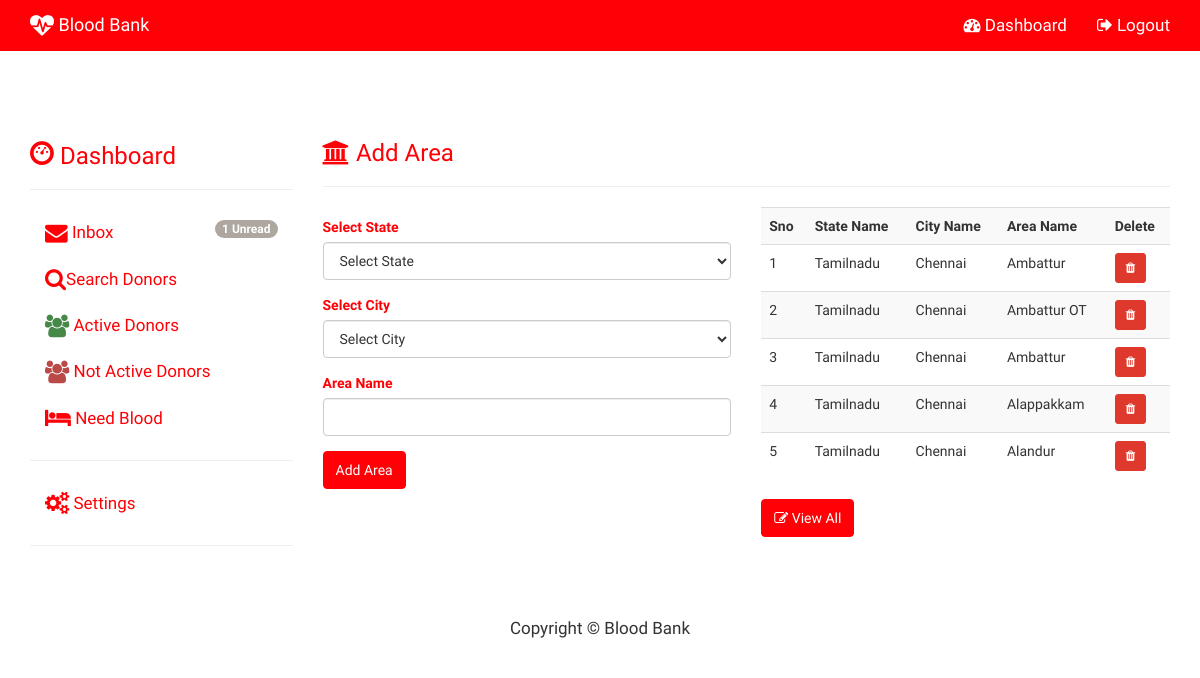
/Blood_Bank/admin_area.php (signed in), run on the app's committed database.
### tables this page shows
CREATE TABLE IF NOT EXISTS `area` (
  `AREA_ID` int(11) NOT NULL AUTO_INCREMENT,
  `CITY_ID` int(11) NOT NULL,
  `STATE_ID` int(11) NOT NULL,
  `AREA_NAME` varchar(150) NOT NULL,
  PRIMARY KEY (`AREA_ID`)
);

CREATE TABLE IF NOT EXISTS `state` (
  `STATE_ID` int(11) NOT NULL AUTO_INCREMENT,
  `STATE_NAME` varchar(150) NOT NULL,
  `COUNTRY_ID` int(11) NOT NULL,
  PRIMARY KEY (`STATE_ID`)
);

CREATE TABLE IF NOT EXISTS `city` (
  `CITY_ID` int(11) NOT NULL AUTO_INCREMENT,
  `STATE_ID` int(11) NOT NULL,
  `CITY_NAME` varchar(150) NOT NULL,
  PRIMARY KEY (`CITY_ID`)
);

### Blood_Bank/admin_area.php (the view, shortened to what this page needs)
<?php
include("config.php");
?>
<!DOCTYPE html>
<html lang="en">
	<head>
			<?php include("admin_head.php");?>
	</head>
	<body>
<?php include("admin_topnav.php"); ?>
<div class="container"  style='margin-top:70px' >
	<div class="row">
		<div class="col-sm-3">
			<?php include("admin_side_nav.php");?>
		</div>
		<div class="col-sm-9" >
			<h3 class='text-primary'><i class="fa fa-bank"></i> Add Area </h3><hr>
			<div class="row">
				<div class="col-md-6">
					<form role="form" action="admin_area.php" method="post">
					<div class="form-group text-primary">
							<label for="STATE">Select State</label>
							<select name="statename" id="STATE" required class="form-control">
								<option value="">Select State</option>
							</select>
						</div>
						<div class="form-group text-primary">
    					<label for="CITY">Select City</label>
    						<select name="CITY" id="CITY" required class="form-control">
        					<option value="">Select City</option>
    						</select>
						</div>
						  <div class="form-group text-primary">
							<label for="area">Area Name</label>
							<input id="area" required type="text" class="form-control" name="areaname">
						</div>
						<div class="form-group">
							<input type="submit" class="btn btn-primary" name='area_submit' value="Add Area">
						</div>
					</form>
				</div>
				<div class="col-md-6">
					<?php
						$sql="
Select state.STATE_NAME, city.CITY_NAME, area.AREA_NAME, area.AREA_ID
From area Inner Join
state On area.STATE_ID = state.STATE_ID Inner Join
city On area.CITY_ID = city.CITY_ID
ORDER BY AREA_ID desc LIMIT 0,5";
						$result=$con->query($sql);
						if($result->num_rows>0)
						{
								echo "<table class='table table-striped' >";
									echo "<tr>
											<th>Sno</th>
											<th>State Name</th>
											<th>City Name</th>
											<th>Area Name</th>
											<th>Delete</th>
										</tr>";
										$i=0;
										while($row=$result->fetch_assoc())
										{
											$i++;
											echo"<tr>";
												echo "<td>$i</td>";
												echo "<td>".$row["STATE_NAME"]."</td>";
												echo "<td>".$row["CITY_NAME"]."</td>";
												echo "<td>".$row["AREA_NAME"]."</td>";
												echo "<td><a href='admin_del_area.php?id=".$row["AREA_ID"]."' class='btn btn-danger btn-sm'><i class='fa fa-trash'></i></a></td>";
											echo"</tr>";
										}
								echo "</table>";
						}
					?>
					<a href='admin_view_area.php' class='btn btn-primary'><i class='fa fa-edit'></i> View All</a>
				</div>
			</div>
		</div>
	</div>
</div>
	 <?php include("admin_footer.php"); ?>
	</body>
</html>

### Blood_Bank/admin_head.php (shortened to what this page needs)
<link href="css/bootstrap.min.css" rel="stylesheet">
<link href="css/jquery-ui.css" rel="stylesheet">
<link href="css/modern-business.css" rel="stylesheet">
<link href="font-awesome/css/font-awesome.min.css" rel="stylesheet" type="text/css">

### Blood_Bank/admin_topnav.php (shortened to what this page needs)
<nav class="navbar navbar-default 	 navbar-fixed-top" role="navigation">
    <div class="container">
        <div class="navbar-header">
            <a class="navbar-brand" href="index.php"><i class="fa fa-heartbeat fa-lg"></i> Blood Bank</a>
        </div>
        <div class="collapse navbar-collapse" id="bs-example-navbar-collapse-1">
            <ul class="nav navbar-nav navbar-right">
  <li><a href="admin_inbox.php"><i class="fa fa-dashboard"></i> Dashboard</a></li>
                 <li><a href="admin_logout.php"><i class="fa fa-sign-out"></i> Logout</a></li>
            </ul>
        </div>
    </div>
</nav>

### Blood_Bank/admin_side_nav.php (shortened to what this page needs)
<?php
$sql="SELECT * FROM messages WHERE STATUS=1";
$result=$con->query($sql);
$n=$result->num_rows;
if($n!=0)
{
	$mes='<span class="badge pull-right">'.$n.' Unread</span>';
}
else
{
	$mes="";
}
?>
<h3 class="text-primary"><i class="glyphicon glyphicon-dashboard"></i> Dashboard</h3>
<hr>
<ul class="nav nav-stacked">
	<li><a href="admin_inbox.php"><i class="fa fa-envelope fa-lg"></i> Inbox <?php echo $mes;?></a></li>
	<li><a href="admin_donor.php"><i class="fa fa-search fa-lg"></i>Search Donors</a></li>
	<li><a href="admin_adonor.php"><i class="fa fa-users fa-lg text-success"></i> Active Donors</a></li>
	<li><a href="admin_ndonor.php"><i class="fa fa-users fa-lg text-danger"></i> Not Active Donors</a></li>
	<li><a href="admin_need_blood.php"><i class="fa fa-bed fa-lg"></i> Need Blood</a></li>
	<hr>
	<li><a href="#add" data-toggle="collapse" ><i class="fa fa-cogs fa-lg"></i> Settings</a></li>
</ul>
<hr>

### Blood_Bank/admin_footer.php (shortened to what this page needs)
<footer>
  <div class=" container-fluid">
    <div class="row">
      <div class="col-sm-12" >
		<p align="center">Copyright &copy; Blood Bank</p>
      </div>
    </div>
  </div>
</footer>

### Blood_Bank/css/modern-business.css (style rules this page uses)
html, body { height: 100%; }
body { padding-top: 50px; }
footer { margin: 50px 0; }
p,li { font-size:17px; }
.navbar-default,.panel-heading,.btn-primary { background-color:#ff0006 !important; border-color:#ff0006 !important; }
.text-primary { color:#ff0006 !important; }
.nav-stacked a { color:#ff0006 !important; }

### data on the page
area: STATE_ID.STATE_NAME "Tamilnadu", CITY_ID.CITY_NAME "Chennai", AREA_NAME "Ambattur"
area: STATE_ID.STATE_NAME "Tamilnadu", CITY_ID.CITY_NAME "Chennai", AREA_NAME "Ambattur OT"
area: STATE_ID.STATE_NAME "Tamilnadu", CITY_ID.CITY_NAME "Chennai", AREA_NAME "Ambattur"
area: STATE_ID.STATE_NAME "Tamilnadu", CITY_ID.CITY_NAME "Chennai", AREA_NAME "Alappakkam"
area: STATE_ID.STATE_NAME "Tamilnadu", CITY_ID.CITY_NAME "Chennai", AREA_NAME "Alandur"

### other printed values
$n "1"
